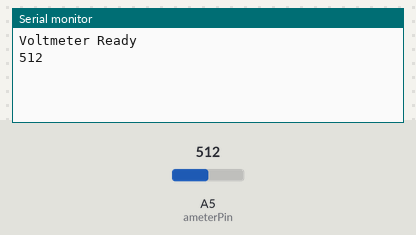
The sketch below on a simulated Arduino Uno, built with avr-gcc and run on an emulated ATmega328P. On the bench: the last lines printed to the serial monitor. Inputs (shaded band) come from the test bench; at power-on: A5 (ameterPin) = 512.

Above: at 1.2 s.
1.3 s: A5 (ameterPin) set to 716
At 2.6 s:
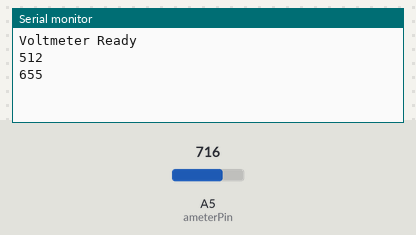
2.8 s: A5 (ameterPin) set to 900
At 3.8 s:
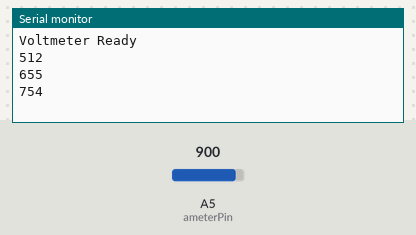
Timing chart, 0 to 5.8 s (numbered marks = the images above; inputs shaded):
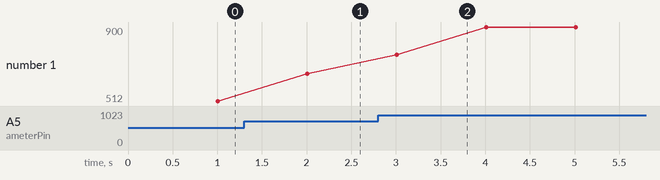

The sketch:

ameter.ino
```cpp
#define ameterPin A5

uint16_t minCalibrationCurrent = 511;

uint32_t lastOutputTime = millis();
uint64_t currentSampleSums = 0;
uint16_t currentSampleCount = 0;

void setup(){
    Serial.begin(9600);
    pinMode(ameterPin, INPUT);
    Serial.println("Voltmeter Ready");
}


void loop(){
    uint16_t presentCurrent = analogRead(ameterPin);

    currentSampleSums += presentCurrent;
    currentSampleCount++;

    if (millis() - lastOutputTime >= 1000) {
        uint16_t average = currentSampleSums / currentSampleCount;
        Serial.println(average);
        lastOutputTime = millis();
        currentSampleSums = 0;
        currentSampleCount = 0;
    }

    // if (presentCurrent < minCalibrationCurrent && presentCurrent > 511){
    //     minCalibrationCurrent = presentCurrent;
    // }

    // uint16_t current = (presentCurrent - minCalibrationCurrent);
    delay(4);
}
```

Measured:
- after the input at 1.3 s, the serial monitor: prints a new line after 0.70 s (image 1)
- after the input at 2.8 s, the serial monitor: prints a new line after 0.21 s (image 2)
- plotted number 1: 512 → 655 after the input at 1.3 s, 655 → 900 after the input at 2.8 s
